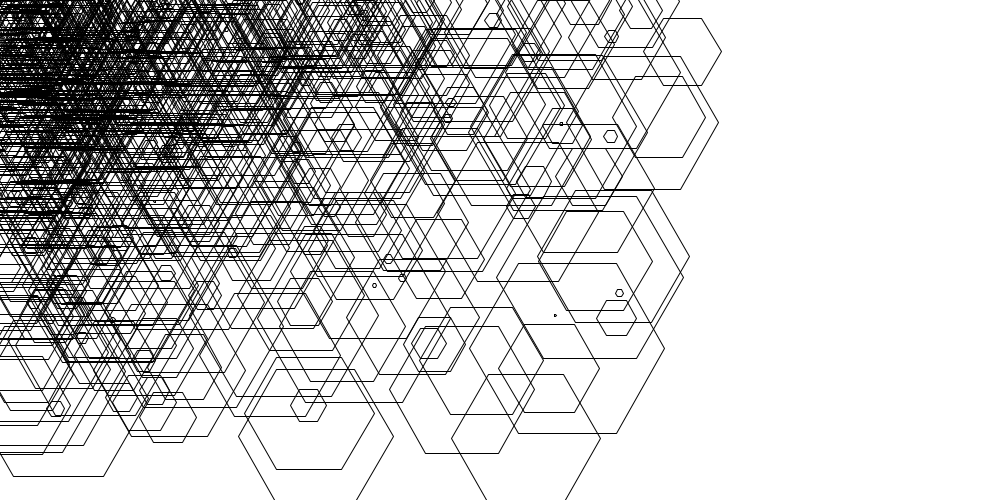
Frame 1 (no input)
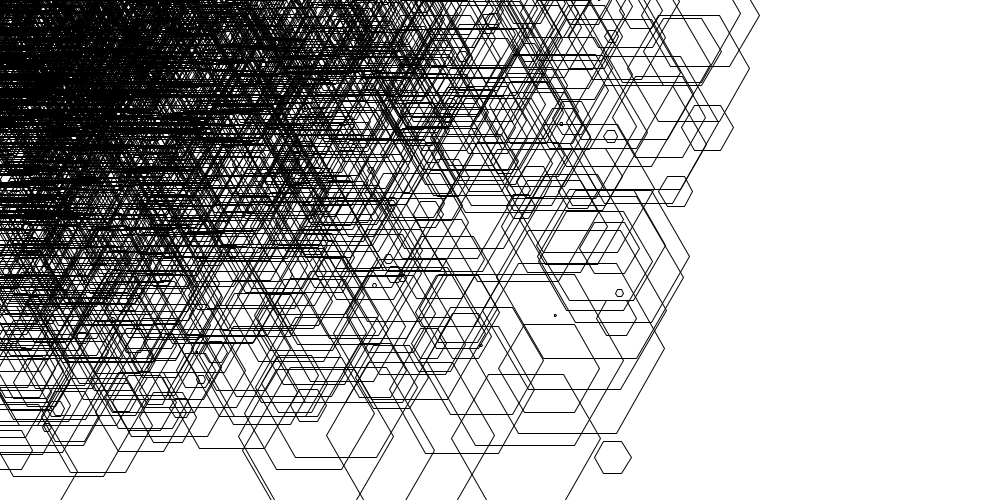
Frame 2 (the mouse pressed at the canvas centre, redrawn once)

The Processing sketch that drew these frames (run headless with seeded random() and noise(); the mouse was pressed at the canvas centre and the sketch redrawn once):

// Processing sketch: processing_32600
// ── processing_32600.pde

void setup() {
  size(1000,500);
  smooth();
  background(255);
}

//polygon creator
void polygon(int n, float cx, float cy, float r)
{
  float angle = 360.0 / n;

  beginShape();
  for (int i = 0; i < n; i++)
  {
    vertex(cx + r * cos(radians(angle * i)),
    cy + r * sin(radians(angle * i)));
  }
  endShape(CLOSE);
}

void draw() {

noFill();
  for(int i = 0; i < 25; i++) {
    for(int j = 0; j < 25; j++) { 
      polygon(6,random(j * 30),random (i * 20),random(100));
      noLoop();
    }
  }
}
